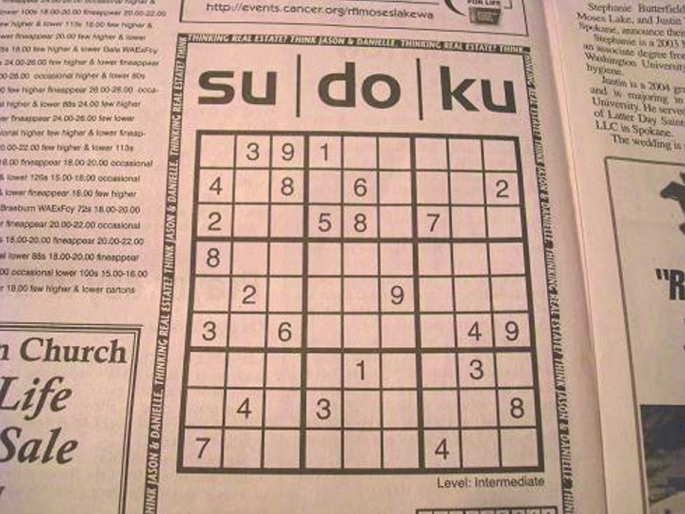
#> input picture Practice Codes/Point, Line and Edge Detection/sudoku.png, 685 x 514 px
$ jupyter execute houghtransform.ipynb
#> lines starting #> are read from the running program, lines starting #| are printed output that depends on the picture
[cell 1]
import numpy as np
import cv2
import matplotlib.pyplot as plt

[cell 2]
def show_image(img, title):
    plt.imshow(img, cmap='gray', vmin=0, vmax=255)
    plt.title(title)
    plt.xticks([])
    plt.yticks([])
    plt.show()

[cell 3]
im = cv2.imread('sudoku.png', 0)
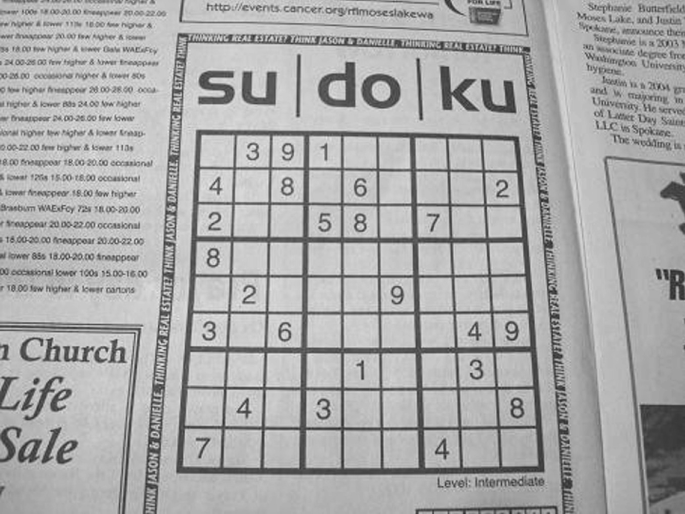
#> im: shape (514, 685); min 42, max 235, mean 169.2

show_image(im, 'Input Image')

[cell 4]
def apply_binary(img, T):
    img = np.array(img)
    out_img = np.zeros_like(img)
    r, c = img.shape

    for i in range(r):
        for j in range(c):
            if img[i, j] > T:
                out_img[i, j] = 255

    return out_img

def detect_edges(img, T):
    img = np.array(img)
    edges = cv2.Laplacian(img, -1)
    edges = apply_binary(edges, T)
    show_image(edges, 'Detected Edges')
    return edges

[cell 5]
def hough_transform(edge_img, thresh):
    r, c = edge_img.shape
    M = int((r ** 2 + c ** 2) ** 0.5)
    accumulator = np.zeros((2*M, 180))

    for i in range(r):
        for j in range(c):
            if edge_img[i, j] == 0:
                continue
            for t in range(180):
                rad = np.deg2rad(t-90)
                rho = i * np.sin(rad) + j * np.cos(rad)
                m = int(rho) + M
                accumulator[m, t] += 1

    lines = []
    for m, arr in enumerate(accumulator):
        for t, val in enumerate(arr):
            if val >= thresh:
                lines.append((m-M, np.deg2rad(t-90)))

    return lines

def draw_lines(img, lines):
    img = np.array(img)
    r, c = img.shape
    img = cv2.merge([img, img, img])

    for pho, theta in lines:
        if np.sin(theta) == 0:
            continue
        for x in range(r):
            y = (pho - x * np.cos(theta)) / np.sin(theta)
            if y == np.inf or y == np.NaN:
                continue
            y = int(y)
            if y > 0 and y < c:
                img[x, y] = [0, 0, 255]

    return img

[cell 6]
edges_img = detect_edges(im, 50)
#> in detect_edges, `edges = cv2.Laplacian(img, -1)`:
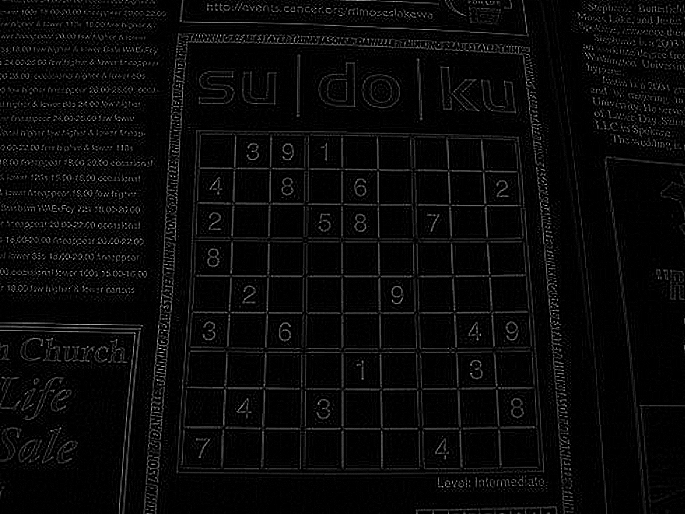
#> edges: shape (514, 685); min 0, max 230, mean 9
#> after the loop in apply_binary, `for i in range(r):`:
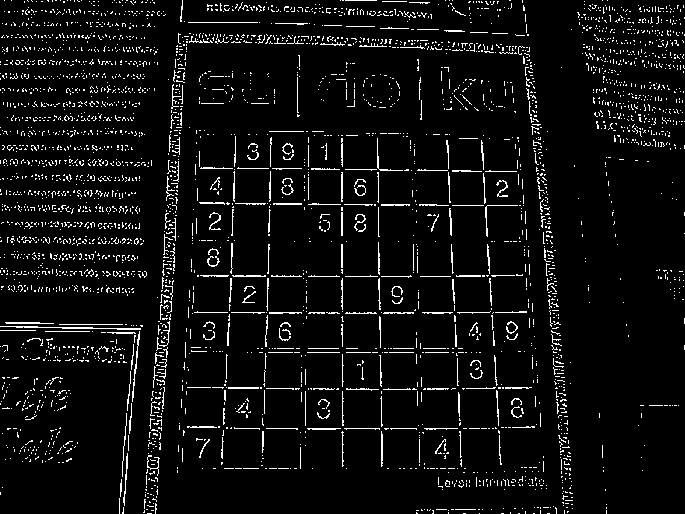
#> out_img: shape (514, 685); 5.8% white in thin lines or dots

[cell 7]
lines = hough_transform(edges_img, 100)
#> after the loop in hough_transform, `for i in range(r):`:
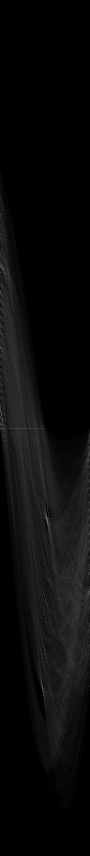
#> accumulator: shape (1712, 180) float64 (shown at 1/2 size); min 0, max 290, mean 12; drawn with min black and max white
#> lines = 169 pairs, first value -468 to 535, second value -1.57 to 1.55

[cell 8]
final_img = draw_lines(im, lines)
#> the loop in draw_lines, `for pho, theta in lines:` made 169 passes
#> (pho, theta) on passes 1 to 3: (-468, -1.57), (-428, -1.57), (-423, -1.55)
#> after the loop in draw_lines, `for pho, theta in lines:`:
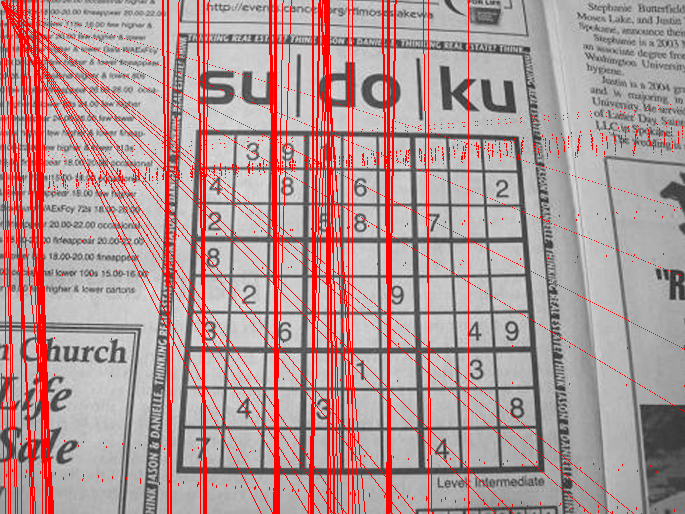
#> img: shape (514, 685, 3); mean of channels 0, 1, 2 150, 150, 177.9; drawn as B, G, R

[cell 9]
show_image(final_img, 'Hough Transformed')
